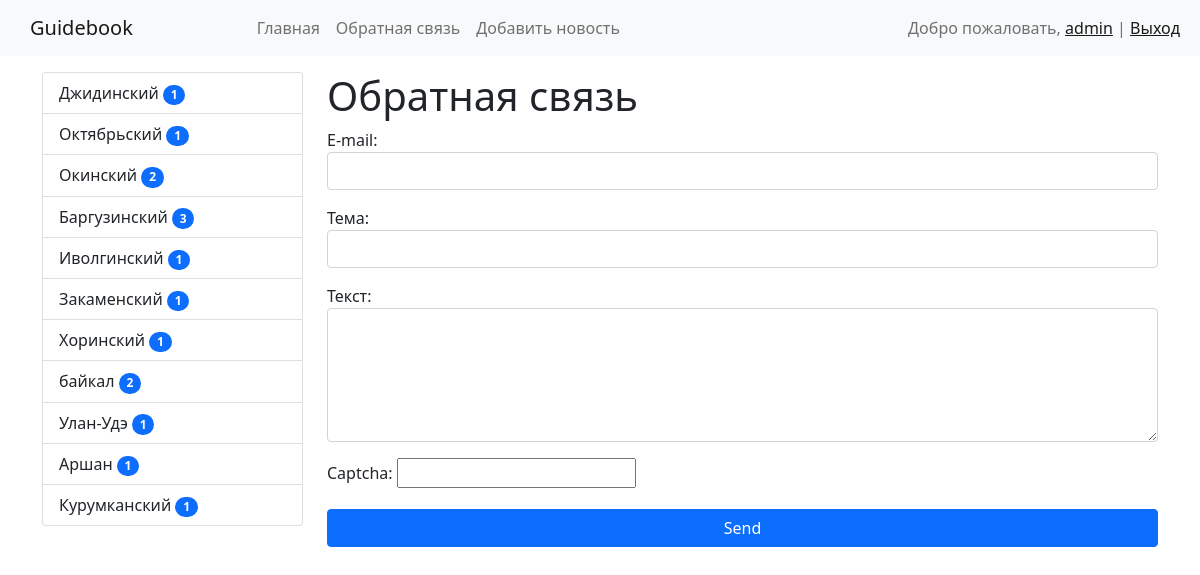
The page /contact/ (signed in) on the database its author committed.
### news/models.py (models this page shows, shortened)
class Category(models.Model):
    title = models.CharField(max_length=150, db_index=True, verbose_name='Наименование категории')
    class Meta:
        verbose_name = 'Категорию'
        verbose_name_plural = 'Категории'
        ordering = ['title']
    def get_absolute_url(self):
        return reverse('category', kwargs={'category_id': self.pk})

### news/views.py (the view)
# urls.py: path('contact/', contact, name='contact'),
def contact(request):
    if request.method == 'POST':
        form = ContactForm(request.POST)
        if form.is_valid():
            mail = send_mail(
                form.cleaned_data['subject'],
                f"{form.cleaned_data['content']} "
                f"\nС уважением {form.cleaned_data['email']}",
                EMAIL_HOST_USER,
                ['vanechka-nikitin-2004@mail.ru'],
                fail_silently=True,
            )
            user_mail = send_mail(
                'Благодарственное письмо',
                'Ваш запрос отправлен, благодарим за обратную связь.',
                EMAIL_HOST_USER,
                [form.cleaned_data['email']],
                fail_silently=True,
            )
            if mail:
                if user_mail:
                    messages.success(request, 'Письмо отправлено')
                    return redirect('contact')
                else:
                    messages.error(request, 'Недействительная почта')
            else:
                messages.error(request, 'Ошибка отправки')
        else:
            messages.error(request, 'Ошибка валидации')
    else:
        form = ContactForm()
    return render(request, 'news/test.html', {'form': form})

### news/forms.py
class ContactForm(forms.Form):
    email = forms.EmailField(label='E-mail', widget=forms.EmailInput(
        attrs={'class': 'form-control', 'rows': 5}
    ))
    subject = forms.CharField(
        label='Тема',
        widget=forms.TextInput(attrs={'class': 'form-control'}),
    )
    content = forms.CharField(label='Текст', widget=forms.Textarea(
        attrs={
            "class": "form-control",
            "rows": 5
        }))
    captcha = CaptchaField()

### news/templatetags/news_tags.py (called while the page is built)
@register.inclusion_tag('news/list_categories.html')
def show_categories():
    categories = Category.objects.annotate(cnt=Count('news', filter=F('news__is_published'))).filter(cnt__gt=0)
    return {'categories': categories}

### news/templates/news/test.html (shortened to what this page needs)
{% extends 'base.html' %}
{% block sidebar %}
    {% include 'inc/_sidebar.html' %}
{% endblock %}
{% block content %}
    <h1>Обратная связь</h1>
    <form method="post">
        {{ form.as_p }}
        <button type="submit" class="btn btn-primary" style="width: 100%;margin: 5px auto;">Send</button>
    </form>
{% endblock %}

### templates/inc/_nav.html (shortened to what this page needs)
<nav class="navbar navbar-expand-lg navbar-light bg-light">
    <a style="padding-right: 100px; padding-left: 30px;" class="navbar-brand" href="{% url 'home' %}">Guidebook</a>
    <div class="collapse navbar-collapse" id="navbarSupportedContent">
        <ul class="navbar-nav mr-auto">
            <li class="nav-item"><a class="nav-link" href="{% url 'home' %}">Главная</a></li>
            <li class="nav-item"><a class="nav-link" href="{% url 'contact' %}">Обратная связь</a></li>
            {% if request.user.is_authenticated and request.user.is_staff %}
                <li class="nav-item"><a class="nav-link" href="{% url 'add_news' %}">Добавить новость</a></li>
            {% endif %}
        </ul>
        <span class="navbar-text position-absolute text-opacity-25 end-0">
        {% if request.user.is_authenticated %}
            Добро пожаловать, <a href="{% url 'profile' %}">{{ user.username }}</a> | <a style="padding-right: 20px;" href="{% url 'logout' %}">Выход</a>
        {% else %}
            <a href="{% url 'register' %}">Регистрация</a> | <a style="padding-right: 20px;" href="{% url 'login' %}">Вход</a>
        {% endif %}
        </span>
    </div>
</nav>

### news/templates/news/list_categories.html
<div class="list-group">
    {% for item in categories %}
        <a href="{{ item.get_absolute_url }}"
           class="list-group-item list-group-item-action">{{ item.title }}
            <span class="badge bg-primary rounded-pill">{{ item.cnt }}</span></a>
    {% endfor %}
</div>

### rows shown on the page
Category: title "Джидинский", cnt "1"
Category: title "Октябрьский", cnt "1"
Category: title "Окинский", cnt "2"
Category: title "Баргузинский", cnt "3"
Category: title "Иволгинский", cnt "1"
Category: title "Закаменский", cnt "1"
Category: title "Хоринский", cnt "1"
Category: title "байкал", cnt "2"
Category: title "Улан-Удэ", cnt "1"
Category: title "Аршан", cnt "1"
Category: title "Курумканский", cnt "1"

### other values the page prints
{{ user.username }} "admin"
